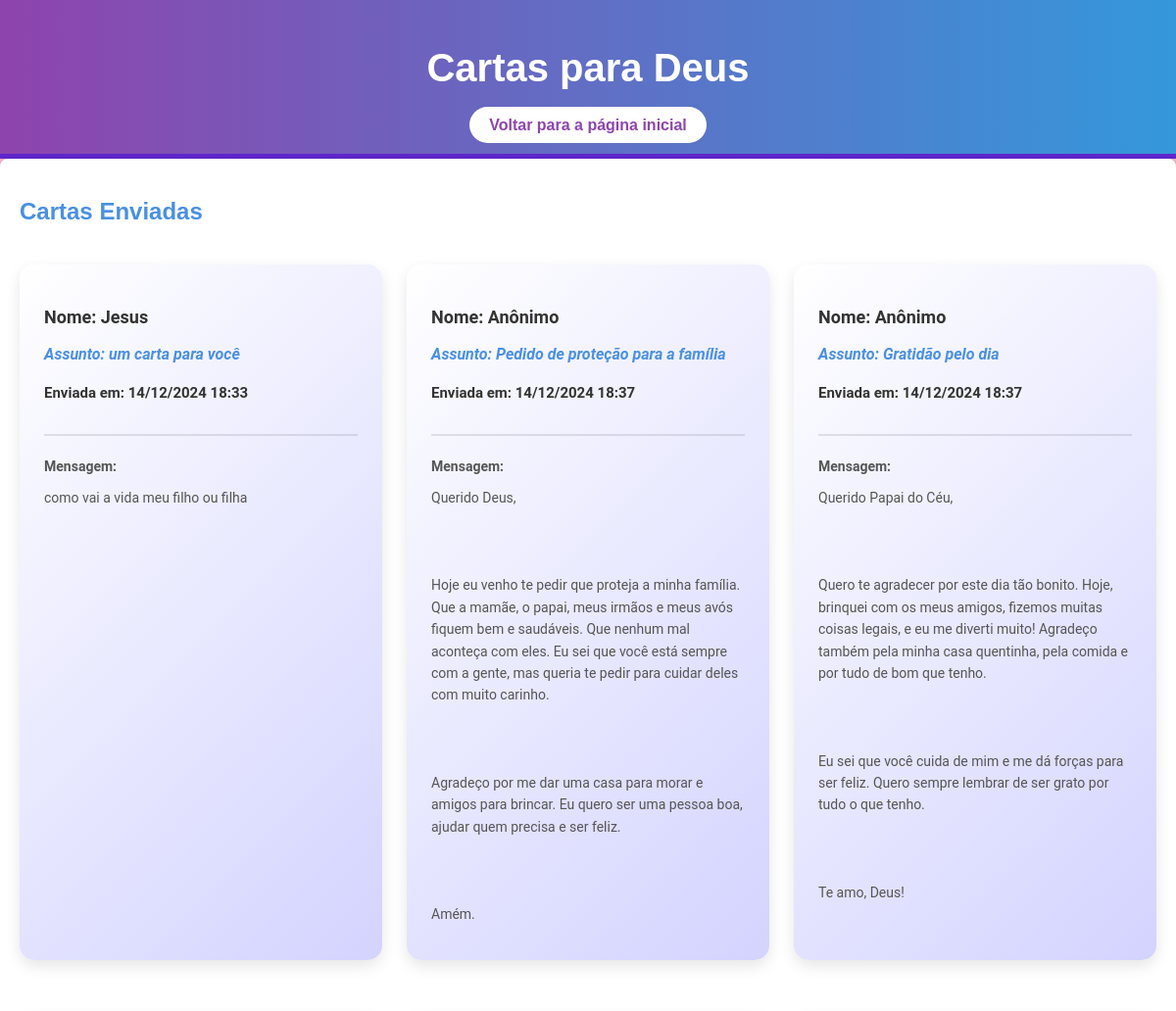
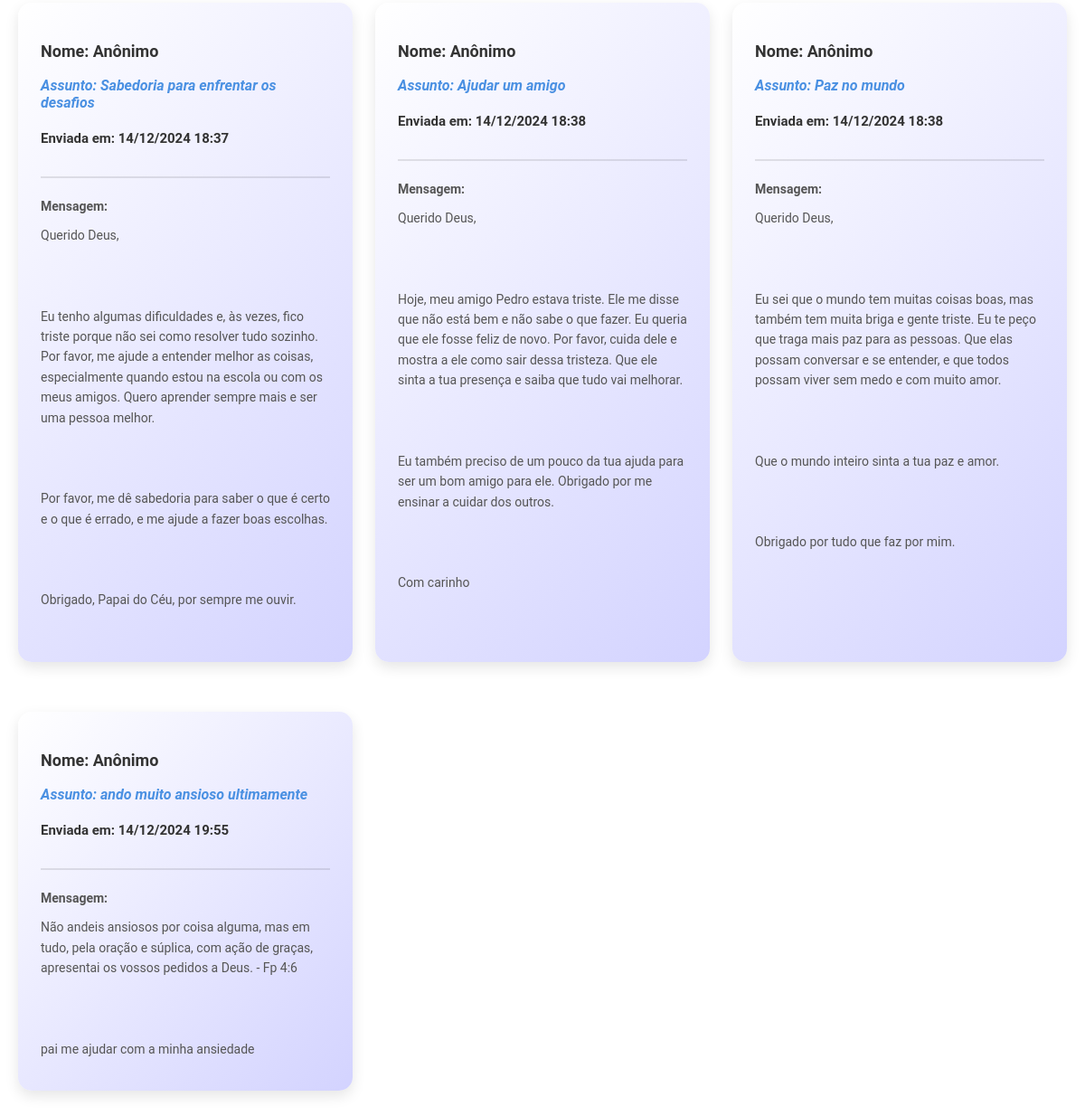
Screenshot of /listar_cartas.php with the database file from the repository (2 pictures, top to bottom).
### tables this page shows
CREATE TABLE `cartas` (
  `id` int(11) NOT NULL AUTO_INCREMENT,
  `nome` varchar(100) DEFAULT NULL,
  `mensagem` text NOT NULL,
  `data_envio` timestamp NOT NULL DEFAULT current_timestamp(),
  `anonimo` tinyint(1) DEFAULT 0,
  `assunto` varchar(255) NOT NULL,
  PRIMARY KEY (`id`)
);

### public/listar_cartas.php (the view, shortened to what this page needs)
<?php
require_once 'conexao.php';
$sql = "SELECT id, nome, mensagem, assunto, anonimo, data_envio FROM cartas";
$stmt = $conexao->prepare($sql);
$stmt->execute();
$resultado = $stmt->get_result();
function exibirCarta($id, $nome, $mensagem, $assunto, $data_envio)
{
    $nomeExibido = ($nome == '1') ? 'Anônimo' : htmlspecialchars($nome);
    $dataFormatada = date('d/m/Y H:i', strtotime($data_envio));
    $mensagemExibida = nl2br(htmlspecialchars($mensagem));
    echo "<div class='carta' data-id='$id' data-nome='$nomeExibido' data-mensagem='$mensagemExibida' data-assunto='$assunto' data-data='$dataFormatada'>";
    echo "<div class='carta-header'>";
    echo "<p><strong>Nome:</strong> $nomeExibido</p>";
    echo "<p class='assunto'><strong>Assunto:</strong> $assunto</p>";
    echo "<p><small><strong>Enviada em:</strong> $dataFormatada</small></p>";
    echo "</div>";
    echo "<div class='carta-body'>";
    echo "<p><strong>Mensagem:</strong></p>";
    echo "<p>$mensagemExibida</p>";
    echo "</div>";
    echo "</div>";
}
?>
<!DOCTYPE html>
<html lang="pt-BR">
<head>
    <link rel="stylesheet" href="https://cdnjs.cloudflare.com/ajax/libs/animate.css/4.1.1/animate.min.css">
    <link rel="stylesheet" href="../public/css/carta.css">
</head>
<body>
    <header class="bg-primary text-white text-center py-4 mb-4">
        <h1>Cartas para Deus</h1>
        <nav>
            <a href="../public/formulario.php" class="btn btn-light">Voltar para a página inicial</a>
        </nav>
    </header>
    <main>
        <h2>Cartas Enviadas</h2>
        <div class="cartas-lista">
            <?php
            if ($resultado->num_rows > 0) {
                while ($linha = $resultado->fetch_assoc()) {
                    exibirCarta($linha['id'], $linha['nome'], $linha['mensagem'], $linha['assunto'], $linha['data_envio']);
                }
            } else {
                echo "<p>Nenhuma carta foi enviada até o momento. Que tal enviar a sua?</p>";
            }
            ?>
        </div>
    </main>
</body>
</html>

### public/css/carta.css (style rules this page uses)
body { background: linear-gradient(to bottom, #ffb6c1, #dda0dd, #87cefa); background-size: cover; background-position: center; font-family: Arial, sans-serif; margin: 0; padding: 0; color: #333; }
header { background: linear-gradient(90deg, #8e44ad, #3498db); color: white; padding: 20px 0; text-align: center; border-bottom: 5px solid #5f27cd; }
header h1 { font-size: 2.5em; font-weight: bold; }
header .btn { background: #fff; color: #8e44ad; padding: 10px 20px; border-radius: 25px; text-decoration: none; font-weight: bold; transition: background 0.3s, color 0.3s; }
main { padding: 20px; max-width: 1200px; margin: 0 auto; background-color: white; border-radius: 8px; box-shadow: 0 2px 8px rgba(0, 0, 0, 0.1); }
h2 { color: #4a90e2; }
.carta { background-color: rgba(255, 255, 255, 0.8); padding: 25px; margin-bottom: 30px; border-radius: 15px; box-shadow: 0 6px 15px rgba(0, 0, 0, 0.1); font-family: 'Roboto', sans-serif; background: linear-gradient(135deg, rgba(255, 255, 255, 0.8), rgba(200, 200, 255, 0.8)); color: #333; transition: transform 0.3s ease, box-shadow 0.3s ease, opacity 0.3s ease; }
.carta-header { border-bottom: 2px solid rgba(0, 0, 0, 0.1); padding-bottom: 15px; margin-bottom: 20px; }
.carta-header p { font-size: 18px; color: #333; font-weight: bold; }
.carta-header .assunto { font-size: 16px; color: #4a90e2; font-style: italic; }
.carta-body { font-size: 14px; color: #555; line-height: 1.6; }
.carta-body p { margin: 10px 0; }
.cartas-lista { display: grid; grid-template-columns: repeat(auto-fill, minmax(300px, 1fr)); gap: 25px; margin-top: 40px; }
.carta-body p { margin-bottom: 10px; white-space: pre-wrap; }

### rows the page displays
cartas: nome "Jesus", assunto "um carta para você", data_envio "14/12/2024 18:33", mensagem "como vai a vida meu filho ou filha"
cartas: nome "Anônimo", assunto "Pedido de proteção para a família", data_envio "14/12/2024 18:37", mensagem "Querido Deus, Hoje eu venho te pedir que proteja a minha família. Que a mamãe, o papai, meus irmãos e meus avós fiquem bem e saudáveis. Que nenhum mal aconteça com eles. Eu sei que você está sempre com a gente, mas queria te pedir para cuidar deles com muito carinho. Agradeço por me dar uma casa para morar e amigos para brincar. Eu quero ser uma pessoa boa, ajudar quem precisa e ser feliz. Amém."
cartas: nome "Anônimo", assunto "Gratidão pelo dia", data_envio "14/12/2024 18:37", mensagem "Querido Papai do Céu, Quero te agradecer por este dia tão bonito. Hoje, brinquei com os meus amigos, fizemos muitas coisas legais, e eu me diverti muito! Agradeço também pela minha casa quentinha, pela comida e por tudo de bom que tenho. Eu sei que você cuida de mim e me dá forças para ser feliz. Quero sempre lembrar de ser grato por tudo o que tenho. Te amo, Deus!"
cartas: nome "Anônimo", assunto "Sabedoria para enfrentar os desafios", data_envio "14/12/2024 18:37", mensagem "Querido Deus, Eu tenho algumas dificuldades e, às vezes, fico triste porque não sei como resolver tudo sozinho. Por favor, me ajude a entender melhor as coisas, especialmente quando estou na escola ou com os meus amigos. Quero aprender sempre mais e ser uma pessoa melhor. Por favor, me dê sabedoria para saber o que é certo e o que é errado, e me ajude a fazer boas escolhas. Obrigado, Papai do Céu, por sempre me ouvir."
cartas: nome "Anônimo", assunto "Ajudar um amigo", data_envio "14/12/2024 18:38", mensagem "Querido Deus, Hoje, meu amigo Pedro estava triste. Ele me disse que não está bem e não sabe o que fazer. Eu queria que ele fosse feliz de novo. Por favor, cuida dele e mostra a ele como sair dessa tristeza. Que ele sinta a tua presença e saiba que tudo vai melhorar. Eu também preciso de um pouco da tua ajuda para ser um bom amigo para ele. Obrigado por me ensinar a cuidar dos outros. Com carinho"
cartas: nome "Anônimo", assunto "Paz no mundo", data_envio "14/12/2024 18:38", mensagem "Querido Deus, Eu sei que o mundo tem muitas coisas boas, mas também tem muita briga e gente triste. Eu te peço que traga mais paz para as pessoas. Que elas possam conversar e se entender, e que todos possam viver sem medo e com muito amor. Que o mundo inteiro sinta a tua paz e amor. Obrigado por tudo que faz por mim."
cartas: nome "Anônimo", assunto "ando muito ansioso ultimamente", data_envio "14/12/2024 19:55", mensagem "Não andeis ansiosos por coisa alguma, mas em tudo, pela oração e súplica, com ação de graças, apresentai os vossos pedidos a Deus. - Fp 4:6 pai me ajudar com a minha ansiedade"
